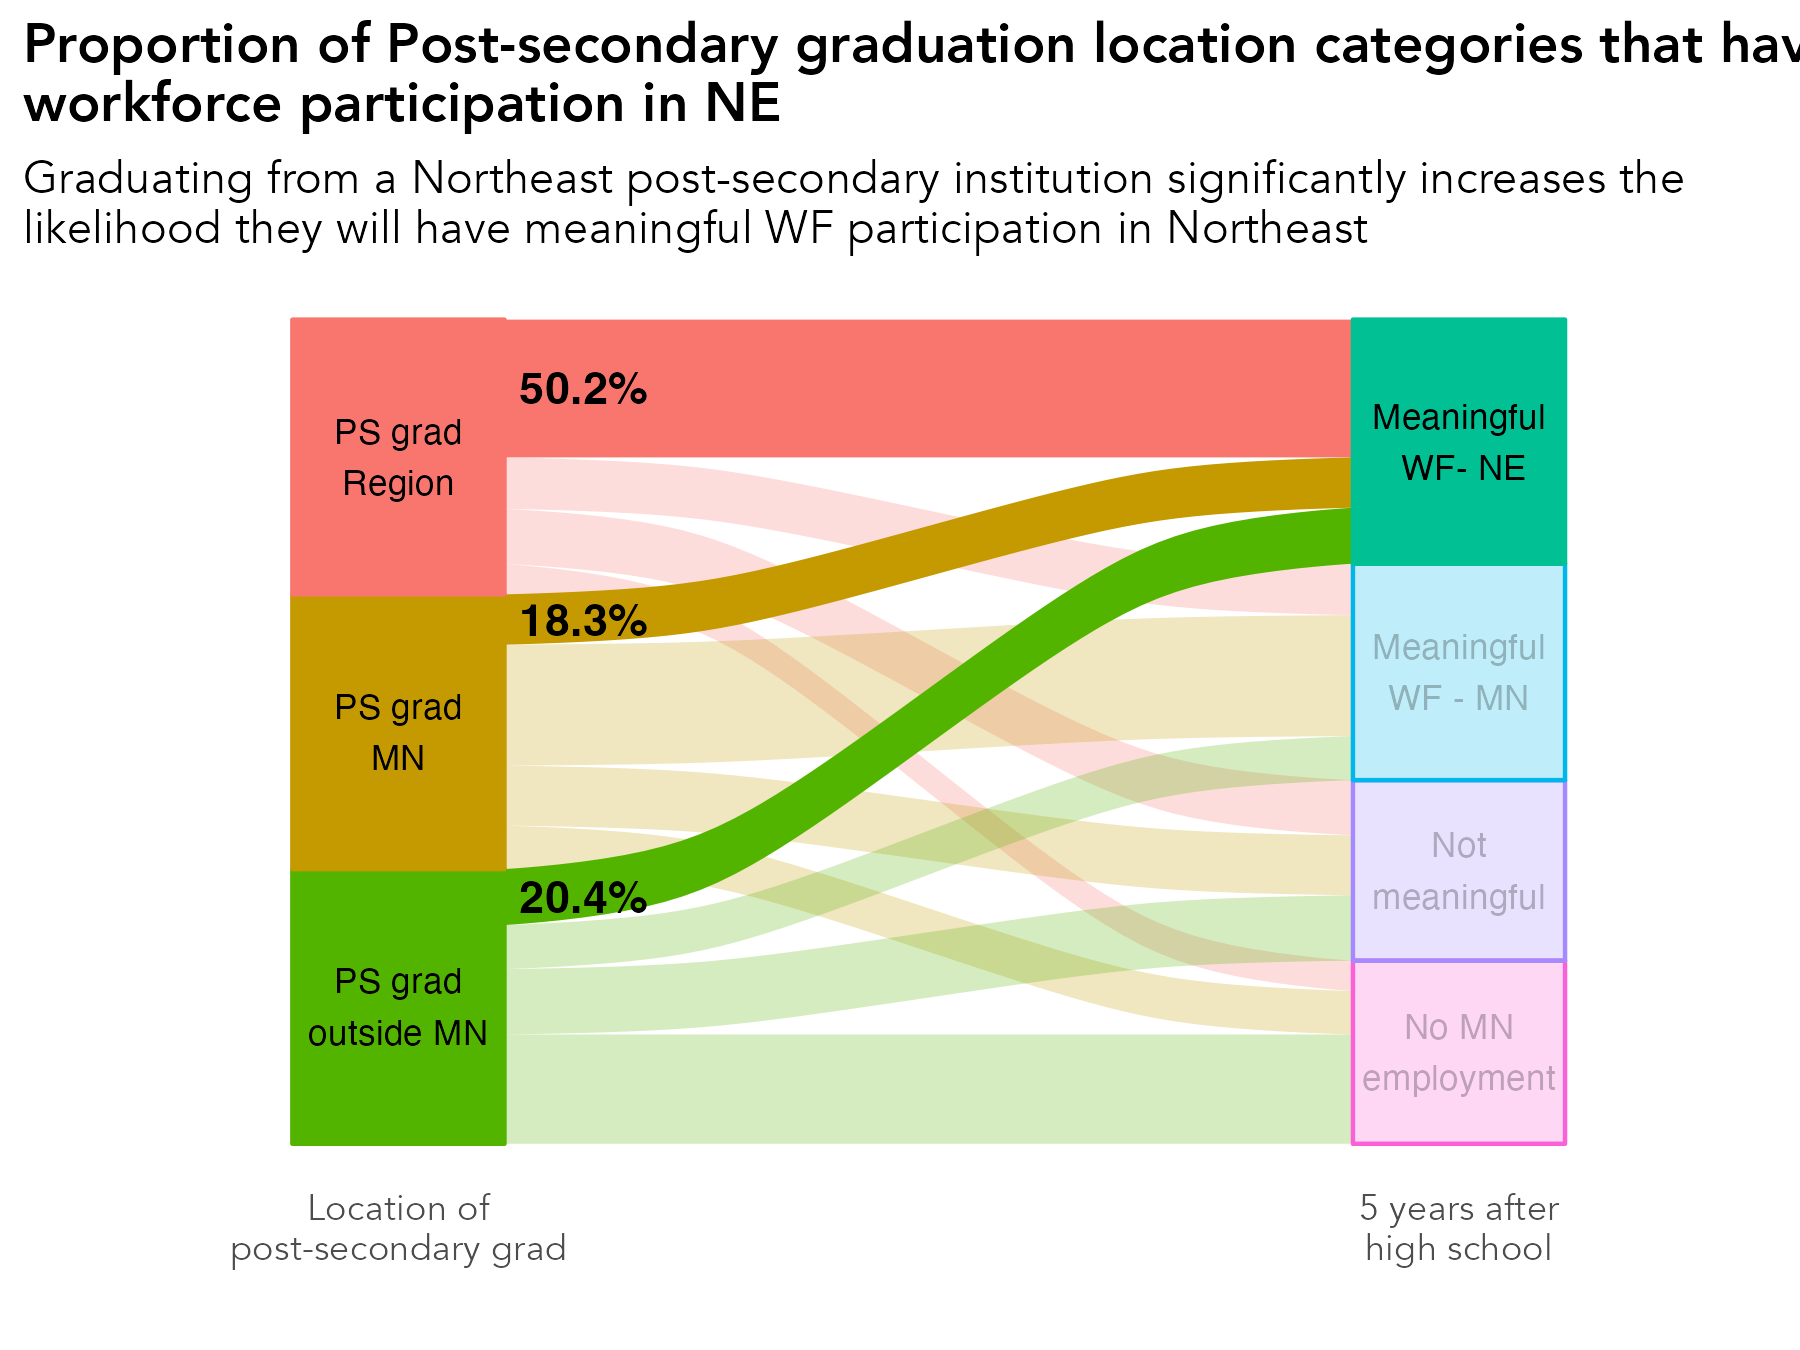

This chart was generated by the following R code:
# library -----------------------------------------------------------------
library(tidyverse)
library(sf)
library(ggrepel)
library(scales)
library(ggiraph)
library(rmapshaper)
library(cowplot)
library(RColorBrewer)
library(readxl)
library(lubridate)
library(readxl)
library(systemfonts)
reset_font_cache()
library(ggtext)
library(janitor)
library(cowplot)
library(ggalluvial)
library(ggsankey)


rm(list = ls())

# themes ------------------------------------------------------------------
theme_bar <- theme_bw() +
  theme(panel.grid.major = element_line(color = "grey70", size = 0.1),
        panel.grid.minor = element_blank(),
        axis.ticks = element_blank(),
        axis.text = element_text(face = "bold"),
        panel.border = element_blank(),
        legend.background = element_rect(fill = "transparent", color = "transparent"),
        legend.key = element_rect(fill = "transparent"),
        legend.key.size = unit(1, "lines"),
        legend.margin = margin(0,0,0,0),
        legend.title = element_blank(),
        legend.text = element_text(margin = margin(l = 2)),
        text = element_text(family = "Avenir") ,
        plot.title.position = "plot",
        plot.title = element_text(face = "bold"))

theme_line <- theme_bw() +
  theme(legend.background = element_rect(fill = "transparent", color = "transparent"),
        legend.key = element_rect(fill = "transparent"),
        legend.text = element_text(margin = margin(l = 2)),
        panel.grid.minor = element_blank(),
        panel.grid.major = element_line(color = "grey70", size = 0.1),
        axis.ticks = element_blank(),
        axis.text = element_text(face = "bold"),
        panel.border = element_blank(),
        legend.margin = margin(0,0,0,0),
        legend.key.size = unit(1, "lines"),
        text = element_text(family = "Avenir") ,
        plot.title.position = "plot",
        plot.title = element_text(face = "bold"))


theme_sf <- theme_bw() +
  theme(axis.text.x=element_blank(),
        axis.text.y=element_blank(),
        axis.ticks=element_blank(),
        panel.background = element_blank(),
        panel.grid.major = element_line(color = "white"),
        panel.border = element_blank(),
        legend.title = element_blank(),
        legend.text = element_text(margin = margin(l = 2)),
        legend.margin = margin(0,0,0,0),
        legend.key.size = unit(1, "lines"),
        text = element_text(family = "Avenir") ,
        plot.title.position = "plot",
        plot.title = element_text(face = "bold"))

theme_all <- theme_bw() +
  theme(axis.ticks=element_blank(),
        axis.text.y = element_blank(),
        panel.background = element_blank(),
        panel.grid.major = element_blank(),
        panel.grid = element_blank(),
        panel.border = element_blank(),
        legend.title = element_blank(),
        legend.text = element_text(margin = margin(l = 2)),
        legend.margin = margin(0,0,0,0),
        legend.key.size = unit(1, "lines"),
        text = element_text(family = "Avenir") ,
        plot.title.position = "plot",
        plot.title = element_text(face = "bold"))


regions <- read_csv("/Users/kellyasche/Library/CloudStorage/GoogleDrive-kasche@ruralmn.org/My Drive/Data Prep/R Projects/Join docs/county_regions.csv") %>%
  select(5,6) %>%
  unique() %>%
  mutate(edr = str_replace(edr, "  ", " "),
         planning.region = str_replace(planning.region, " Minnesota", ""),
         planning.region = fct_relevel(planning.region, "Northwest", "Northeast", "Central", "Seven County Mpls-St Paul", "Southwest", "Southeast"),
         edr = fct_relevel(edr, "EDR 1 - Northwest", "EDR 2 - Headwaters", "EDR 3 - Arrowhead", "EDR 4 - West Central", "EDR 5 - North Central", "EDR 6E- Southwest Central", "EDR 6W- Upper Minnesota Valley", "EDR 7E- East Central", "EDR 7W- Central", "EDR 8 - Southwest", "EDR 9 - South Central", "EDR 10 - Southeast", "EDR 11 - 7 County Twin Cities", "Minnesota"))

counties.regions <- read_csv("/Users/kellyasche/Library/CloudStorage/GoogleDrive-kasche@ruralmn.org/My Drive/Data Prep/R Projects/Join docs/county_regions.csv") %>%
  mutate(countyfp = formatC(countyfp, width = 3, flag = "0"),
         Name = str_to_title(Name),
         Name = str_replace(Name, "Q", "q"),
         Name = str_replace(Name, "Of The", "of the"),
         Name = str_replace(Name, "Mcleod", "McLeod"),
         Dem_Desc = ifelse(Name == "Minnesota", "Minnesota", Dem_Desc) ,
         edr = str_replace(edr, "  ", " "),
         planning.region = str_replace(planning.region, " Minnesota", ""),
         planning.region = fct_relevel(planning.region, "Northwest", "Northeast", "Central", "Seven County Mpls-St Paul", "Southwest", "Southeast"),
         edr = fct_relevel(edr, "EDR 1 - Northwest", "EDR 2 - Headwaters", "EDR 3 - Arrowhead", "EDR 4 - West Central", "EDR 5 - North Central", "EDR 6E- Southwest Central", "EDR 6W- Upper Minnesota Valley", "EDR 7E- East Central", "EDR 7W- Central", "EDR 8 - Southwest", "EDR 9 - South Central", "EDR 10 - Southeast", "EDR 11 - 7 County Twin Cities", "Minnesota"))

color.ruca <- c("Entirely rural" = "#009933", "Town/rural mix" = "#99CC33", "Urban/town/rural mix" = "#CC9966", "Entirely urban" = "#754C29", "Minnesota" = "black")

color.pr <- c("Northwest" = "#4575b4","Northeast" = "grey", "Central" = "#fee090", "Seven County Mpls-St Paul" = "#d73027", "Southwest" = "#91bfdb", "Southeast" = "#fc8d59", "Minnesota" = "black")

color.edr <- c("EDR 1 - Northwest" = "#b3cde3", "EDR 2 - Headwaters" = "#8c96c6", "EDR 3 - Arrowhead" = "#fe9929", "EDR 4 - West Central" = "#8856a7", "EDR 5 - North Central" = "#810f7c", "EDR 6E- Southwest Central" = "#e5f5f9", "EDR 6W- Upper Minnesota Valley" = "#bdc9e1", "EDR 7E- East Central" = "#99d8c9", "EDR 7W- Central" = "#2ca25f", "EDR 8 - Southwest" = "#74a9cf", "EDR 9 - South Central" = "#0570b0", "EDR 10 - Southeast" = "#d7301f", "EDR 11 - 7 County Twin Cities" = "#d8b365", "Minnesota" = "black")

color.pr.edr <- c ("Northwest" = "#4575b4","Northeast" = "#e0f3f8", "Central" = "#fee090", "Seven County Mpls-St Paul" = "#d73027", "Southwest" = "#91bfdb", "Southeast" = "#fc8d59", "Minnesota" = "black", "EDR 1 - Northwest" = "#b3cde3", "EDR 2 - Headwaters" = "#8c96c6", "EDR 3 - Arrowhead" = "#fe9929", "EDR 4 - West Central" = "#8856a7", "EDR 5 - North Central" = "#810f7c", "EDR 6E- Southwest Central" = "#e5f5f9", "EDR 6W- Upper Minnesota Valley" = "#bdc9e1", "EDR 7E- East Central" = "#99d8c9", "EDR 7W- Central" = "#2ca25f", "EDR 8 - Southwest" = "#74a9cf", "EDR 9 - South Central" = "#0570b0", "EDR 10 - Southeast" = "#d7301f", "EDR 11 - 7 County Twin Cities" = "#d8b365")

color.six <- c("#009933", "#4575b4", "grey", "#fee090", "#fc8d59", "#d73027")

mn_counties <- st_read("/Users/kellyasche/Library/CloudStorage/GoogleDrive-kasche@ruralmn.org/My Drive/Data Prep/R Projects/Shapefiles/County shapefiles/MNCounties_MNDOT.shp", quiet = TRUE) %>%
  ms_simplify(keep = .01, keep_shapes = TRUE) %>%
  rename("countyfp" = "FIPS_CODE")

counties.regions.1 <- counties.regions %>%
  mutate(statefp = "27",
         project.pr = ifelse(edr %in% c("EDR 1 - Northwest", "EDR 2 - Headwaters", "EDR 4 - West Central"), "Northwest",
                             ifelse(edr == "EDR 3 - Arrowhead", "Northeast",
                                    ifelse(edr %in% c("EDR 5 - North Central", "EDR 7E- East Central", "EDR 7W- Central"), "Central",
                                           ifelse(edr %in% c("EDR 6E- Southwest Central", "EDR 6W- Upper Minnesota Valley", "EDR 8 - Southwest"), "Southwest",
                                                  ifelse(edr %in% c("EDR 9 - South Central", "EDR 10 - Southeast"), "Southern", as.character(planning.region)))))),
         project.pr = fct_relevel(project.pr, "Northwest", "Northeast", "Central", "Seven County Mpls-St Paul", "Southwest", "Southern"))


# Prep data ---------------------------------------------------------------

original <- read_csv("Data/SLEDS/Masters/Master-report-dataset.csv")

data <- original %>%
  select(grad.year.5, ps.grad.location) %>%
  filter(grad.year.5 != "After 2023") %>%
  filter(grad.year.5 != "Attending ps") %>%
  filter(ps.grad.location != "Attending ps",
         ps.grad.location != "Did not graduate ps") %>%
  group_by(ps.grad.location, grad.year.5) %>%
  summarize(n = n()) %>%
  ungroup() %>%
  group_by(ps.grad.location) %>%
  mutate(pct = n / sum(n)) %>%
  ungroup() %>%
  mutate(grad.year.5 = str_replace(grad.year.5, "No MN emp record, not attending ps", "No MN employment"),
         grad.year.5 = str_replace(grad.year.5, "Not meaningful, not attending ps", "Not meaningful"),
         grad.year.5 = str_replace(grad.year.5, "Meaningful WF - Northeast", "Meaningful WF - NE"),
         ps.grad.location = fct_relevel(ps.grad.location, "PS grad Region", "PS grad MN", "PS grad outside MN"))
         
ps.grad.location.order <- c("PS grad Region", "PS grad MN", "PS grad outside MN")

grad.year.5.order <- c("Meaningful WF - NE", "Meaningful WF - MN", "Not meaningful", "No MN employment")

ps.grad.location.order.plot <- c("PS grad\nRegion", "PS grad\nMN", "PS grad\noutside MN")

grad.year.5.order.plot <- c("Meaningful\n WF- NE", "Meaningful\nWF - MN", "Not\nmeaningful", "No MN\nemployment")

df_lodes <- data %>%
  mutate(
    ps.grad.location = factor(ps.grad.location, levels = ps.grad.location.order),
    grad.year.5     = factor(grad.year.5, levels = grad.year.5.order)
  ) %>%
  to_lodes_form(
    axes = c("ps.grad.location", "grad.year.5"),
    key = "axis",
    value = "stratum",
    id = "flow_id"
  ) %>%
  group_by(flow_id) %>%
  mutate(
    highlight = if_else(
      any(stratum == "Meaningful WF - NE"),
      "highlight",
      "base"
    )
  ) %>%
  ungroup() %>%
  group_by(flow_id) %>%
  mutate(
    ps.grad.location = first(stratum[axis == "ps.grad.location"])
  ) %>%
  ungroup()


labels <- df_lodes %>%
  filter(axis == "ps.grad.location", highlight == "highlight") %>%
  arrange(ps.grad.location) %>%
  select(stratum, pct) %>%
  mutate(half.pct = pct / 2,
         cumsum = rev(seq(n())),
         yloc = cumsum - half.pct,
         highlight = "highlight") %>%
  select(-pct)

master <- df_lodes %>%
  left_join(labels, by = c("stratum", "highlight"))

names(labels)
# Create chart ------------------------------------------------------------

ggplot(
  master,
  aes(
    x = axis,
    stratum = stratum,
    alluvium = flow_id,
    y = pct,
    fill = ps.grad.location,     # left-side colors
    alpha = highlight           # highlight flows
  )
) +
  geom_flow(width = 0.4) +
  geom_stratum(width = 0.4, aes(fill = stratum, color = stratum)) +
  geom_text(
    stat = "stratum",
    label = c(rev(ps.grad.location.order.plot), rev(grad.year.5.order.plot)),
    size = 3
  ) +
  geom_text(aes(x = 1.35, y = yloc, label = percent(pct, accuracy = .1)), fontface = "bold") +
  scale_alpha_manual(
    values = c(highlight = 1, base = 0.25),
    guide = "none"
  ) +
  scale_x_discrete(
    limits = c("ps.grad.location", "middle", "grad.year.5"),
    labels = c("Location of\npost-secondary grad", "", "5 years after\nhigh school")
  ) +
  labs(x = "", 
       y = "",
       title = "Proportion of Post-secondary graduation location categories that have meaningful\nworkforce participation in NE",
       subtitle = "Graduating from a Northeast post-secondary institution significantly increases the\nlikelihood they will have meaningful WF participation in Northeast") +
  theme_all +
  theme(legend.position = "none")

ggsave(filename = "Charts/Paper report/prop-ps-grad-location-meaningful-wf-ne.pdf", device = cairo_pdf, dpi = "print", width = 6, height = 4.5)

ggsave(filename = "Charts/Paper report/prop-ps-grad-location-meaningful-wf-ne.png", dpi = "print", width = 6, height = 4.5)
